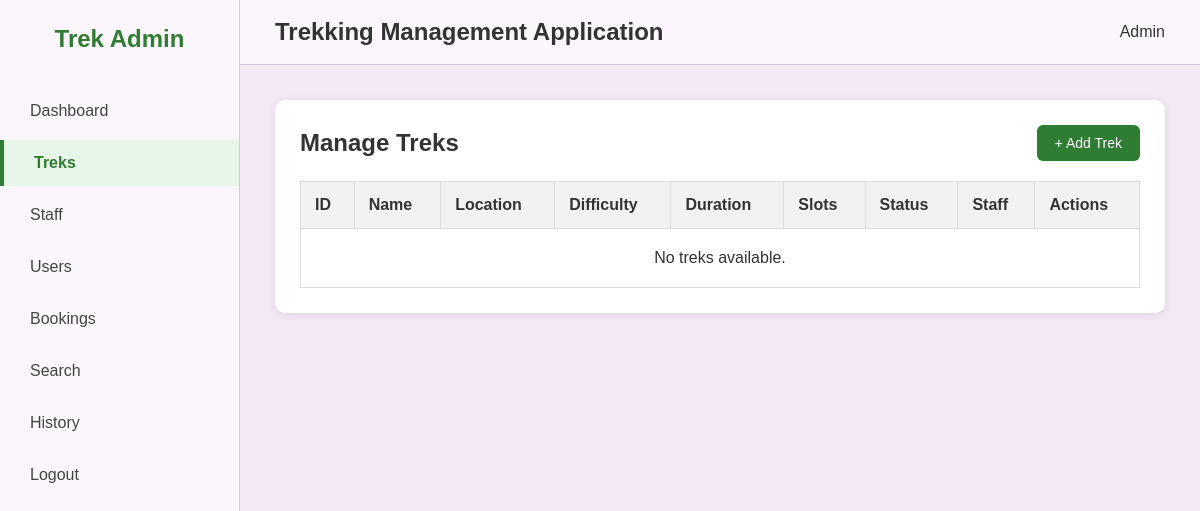
/admin/treks (signed in), run on an earlier commit of the app's database.
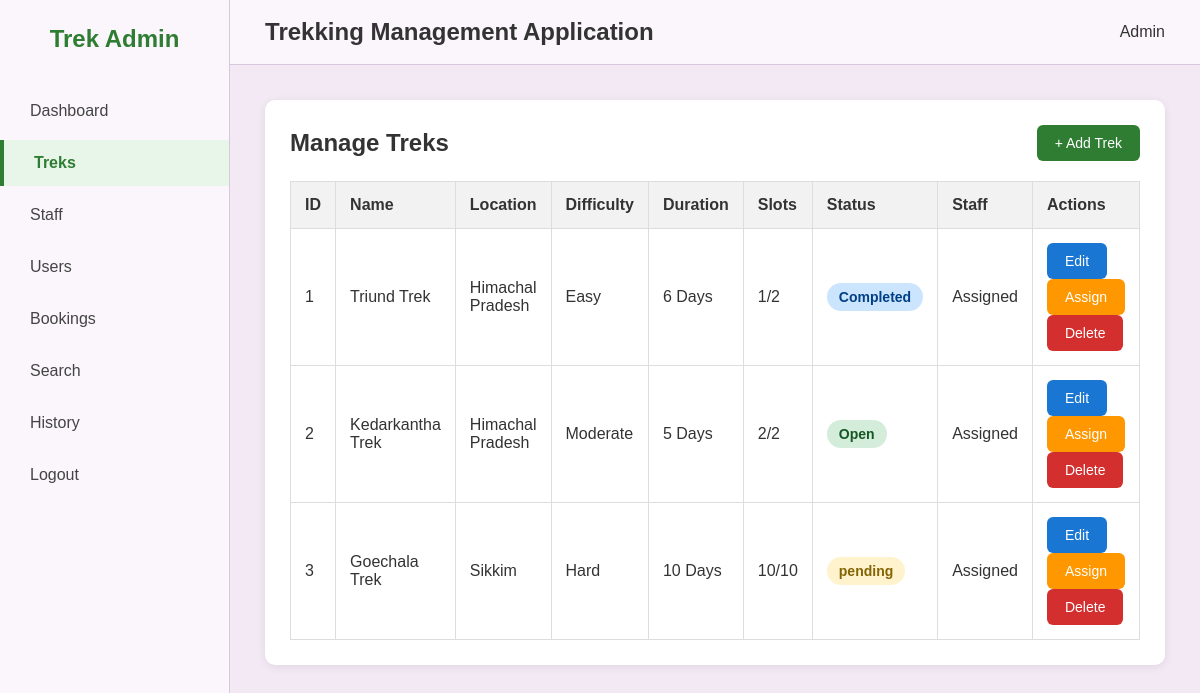
And on a later commit of the database.
### models/models.py (models this page shows)
class Trek(db.Model):
    __tablename__='treks'
    id=db.Column(db.Integer,primary_key=True)
    name=db.Column(db.String(100),nullable=False)
    location=db.Column(db.String(150),nullable=False)
    difficulty=db.Column(db.String(20),nullable=False)         #easy/moderate/hard
    duration_days=db.Column(db.Integer,nullable=False)
    total_slots=db.Column(db.Integer,nullable=False)
    available_slots=db.Column(db.Integer,nullable=False)
    assigned_staff_id=db.Column(db.Integer,db.ForeignKey('users.id'), nullable=True)
    status=db.Column(db.String(20),default='pending')              #pending/approved/Open/Closed/Completed
    start_date=db.Column(db.Date,nullable=False)
    end_date=db.Column(db.Date,nullable=False)
    description=db.Column(db.Text,default='')
    price=db.Column(db.Float,default=0.0)
    created_at=db.Column(db.DateTime,default=datetime.utcnow)
    assigned_staff=db.relationship('User',foreign_keys=[assigned_staff_id],backref='assigned_treks')
    bookings=db.relationship('Booking',backref='trek',lazy=True)

### controllers/admin_controller.py (the view)
    @app.route('/admin/treks')
    @login_required
    @role_required('admin')
    def admin_view_treks():
        treks=Trek.query.all()
        return render_template('admin/treks.html',
                               treks=treks
                               )

### templates/admin/treks.html (shortened to what the changed rows need)
{% extends "base.html" %}
{% block content %}
<div class="dashboard-container">
    <aside class="sidebar">
        <h2 class="logo"> Trek Admin</h2>
    </aside>
    <div class="main-content">
        <header class="topbar">
            <h2>Trekking Management Application</h2>
        </header>
        <div class="content">
            <div class="table-box">
                <div class="table-header">
                    <h2>Manage Treks</h2>
                </div>
                <table>
                    <thead>
                        <tr>
                            <th>ID</th>
                            <th>Name</th>
                            <th>Location</th>
                            <th>Difficulty</th>
                            <th>Duration</th>
                            <th>Slots</th>
                            <th>Status</th>
                            <th>Staff</th>
                            <th>Actions</th>
                        </tr>
                    </thead>
                    <tbody>
                    {% if treks %}
                        {% for trek in treks %}
                        <tr>
                            <td>{{ trek.id }}</td>
                            <td>{{ trek.name }}</td>
                            <td>{{ trek.location }}</td>
                            <td>{{ trek.difficulty }}</td>
                            <td>{{ trek.duration_days }} Days</td>
                            <td>
                                {{ trek.available_slots }}/{{ trek.total_slots }}
                            </td>
                            <td>
                                {% if trek.status=="Open" %}
                                    <span class="status-open">
                                        Open
                                    </span>
                                {% elif trek.status=="Closed" %}
                                    <span class="status-closed">
                                        Closed
                                    </span>
                                {% elif trek.status=="Completed" %}
                                    <span class="status-completed">
                                        Completed
                                    </span>
                                {% else %}
                                    <span class="status-pending">
                                        {{ trek.status }}
                                    </span>
                                {% endif %}
                            </td>
                            <td>
                                {% if trek.assigned_staff_id %}
                                    Assigned
                                {% else %}
                                    Not Assigned
                                {% endif %}
                            </td>
                            <td>
                                <a href="{{ url_for('edit_trek', trek_id=trek.id) }}"class="edit-btn">Edit</a>
                                <a href="{{ url_for('assign_staff', trek_id=trek.id) }}"class="assign-btn">Assign</a>
                                <a href="{{ url_for('delete_trek', trek_id=trek.id) }}"class="delete-btn"
                                   onclick="return confirm('Delete this trek?')">
                                    Delete
                                </a>
                            </td>
                        </tr>
                        {% endfor %}
                    {% else %}
                        <tr>
                            <td colspan="9" style="text-align:center;padding:20px;">
                                No treks available.
                            </td>
                        </tr>
                    {% endif %}
                    </tbody>
                </table>
            </div>
        </div>
    </div>
</div>
{% endblock %}

What changed in the data, as far as the page shows it:
added Trek: id "1", name "Triund Trek", location "Himachal Pradesh", difficulty "Easy", duration_days "6", available_slots "1", total_slots "2", status "Completed", shows "Assigned"
added Trek: id "2", name "Kedarkantha Trek", location "Himachal Pradesh", difficulty "Moderate", duration_days "5", available_slots "2", total_slots "2", status "Open", shows "Assigned"
added Trek: id "3", name "Goechala Trek", location "Sikkim", difficulty "Hard", duration_days "10", available_slots "10", total_slots "10", status "pending", shows "Assigned"
Also different on the page:
text no longer shown: "No treks available."
